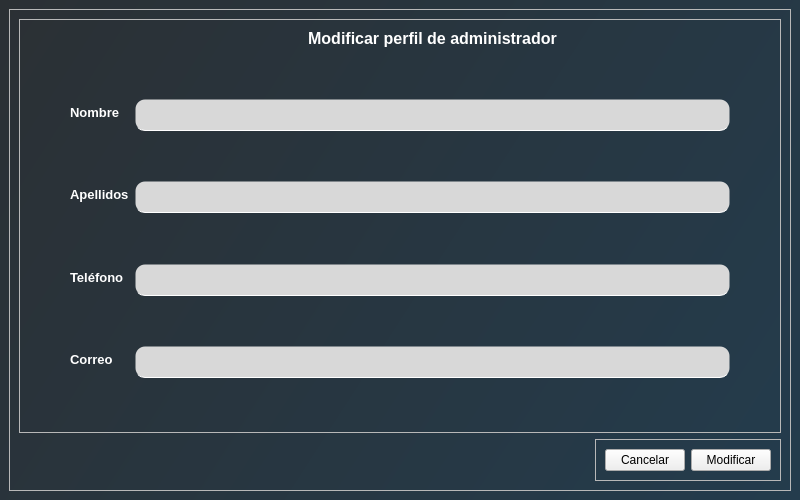
<?xml version="1.0" encoding="UTF-8"?>
<ui version="4.0">
 <class>EditarPerfil</class>
 <widget class="QMainWindow" name="EditarPerfil">
  <property name="geometry">
   <rect>
    <x>0</x>
    <y>0</y>
    <width>800</width>
    <height>500</height>
   </rect>
  </property>
  <property name="minimumSize">
   <size>
    <width>800</width>
    <height>500</height>
   </size>
  </property>
  <property name="maximumSize">
   <size>
    <width>800</width>
    <height>500</height>
   </size>
  </property>
  <property name="windowTitle">
   <string>Editar Perfil</string>
  </property>
  <property name="styleSheet">
   <string notr="true">QMainWindow{
background:qlineargradient(x1:0, y1:0, x2:2.5 y2:1, stop:0 #2B3034, stop:1 #1C4968);
}</string>
  </property>
  <widget class="QWidget" name="centralwidget">
   <layout class="QGridLayout" name="gridLayout">
    <item row="0" column="0">
     <widget class="QFrame" name="frame">
      <property name="styleSheet">
       <string notr="true">QLineEdit{
border:1px solid rgba(0,0,0,0);
background-color: rgb(216, 216, 216);
border-radius:10px;
border-bottom-color:rgba(255,255,255,255);
color:rgb(0,0,0);
font: 75 10pt &quot;MS Shell Dlg 2&quot;;
padding:7px;
}

QLabel{
color:white;
}
</string>
      </property>
      <property name="frameShape">
       <enum>QFrame::StyledPanel</enum>
      </property>
      <property name="frameShadow">
       <enum>QFrame::Raised</enum>
      </property>
      <layout class="QVBoxLayout" name="verticalLayout">
       <item>
        <widget class="QFrame" name="frame_2">
         <property name="sizePolicy">
          <sizepolicy hsizetype="Preferred" vsizetype="Expanding">
           <horstretch>0</horstretch>
           <verstretch>0</verstretch>
          </sizepolicy>
         </property>
         <property name="frameShape">
          <enum>QFrame::StyledPanel</enum>
         </property>
         <property name="frameShadow">
          <enum>QFrame::Raised</enum>
         </property>
         <layout class="QFormLayout" name="formLayout">
          <property name="leftMargin">
           <number>50</number>
          </property>
          <property name="rightMargin">
           <number>50</number>
          </property>
          <item row="2" column="0">
           <widget class="QLabel" name="label">
            <property name="font">
             <font>
              <pointsize>10</pointsize>
              <weight>75</weight>
              <bold>true</bold>
             </font>
            </property>
            <property name="text">
             <string>Nombre</string>
            </property>
           </widget>
          </item>
          <item row="2" column="1">
           <widget class="QLineEdit" name="nombre_perfil_editar_txt"/>
          </item>
          <item row="4" column="0">
           <widget class="QLabel" name="label_2">
            <property name="font">
             <font>
              <pointsize>10</pointsize>
              <weight>75</weight>
              <bold>true</bold>
             </font>
            </property>
            <property name="text">
             <string>Apellidos</string>
            </property>
           </widget>
          </item>
          <item row="4" column="1">
           <widget class="QLineEdit" name="apellidos_perfil_editar_txt"/>
          </item>
          <item row="6" column="0">
           <widget class="QLabel" name="label_3">
            <property name="font">
             <font>
              <pointsize>10</pointsize>
              <weight>75</weight>
              <bold>true</bold>
             </font>
            </property>
            <property name="text">
             <string>Teléfono</string>
            </property>
           </widget>
          </item>
          <item row="6" column="1">
           <widget class="QLineEdit" name="telefono_perfil_editar_txt"/>
          </item>
          <item row="8" column="0">
           <widget class="QLabel" name="label_4">
            <property name="font">
             <font>
              <pointsize>10</pointsize>
              <weight>75</weight>
              <bold>true</bold>
             </font>
            </property>
            <property name="text">
             <string>Correo</string>
            </property>
           </widget>
          </item>
          <item row="8" column="1">
           <widget class="QLineEdit" name="correo_perfil_editar_txt"/>
          </item>
          <item row="3" column="1">
           <spacer name="verticalSpacer">
            <property name="orientation">
             <enum>Qt::Vertical</enum>
            </property>
            <property name="sizeHint" stdset="0">
             <size>
              <width>20</width>
              <height>40</height>
             </size>
            </property>
           </spacer>
          </item>
          <item row="5" column="1">
           <spacer name="verticalSpacer_2">
            <property name="orientation">
             <enum>Qt::Vertical</enum>
            </property>
            <property name="sizeHint" stdset="0">
             <size>
              <width>20</width>
              <height>40</height>
             </size>
            </property>
           </spacer>
          </item>
          <item row="7" column="1">
           <spacer name="verticalSpacer_3">
            <property name="orientation">
             <enum>Qt::Vertical</enum>
            </property>
            <property name="sizeHint" stdset="0">
             <size>
              <width>20</width>
              <height>40</height>
             </size>
            </property>
           </spacer>
          </item>
          <item row="9" column="1">
           <spacer name="verticalSpacer_4">
            <property name="orientation">
             <enum>Qt::Vertical</enum>
            </property>
            <property name="sizeHint" stdset="0">
             <size>
              <width>20</width>
              <height>40</height>
             </size>
            </property>
           </spacer>
          </item>
          <item row="1" column="1">
           <spacer name="verticalSpacer_5">
            <property name="orientation">
             <enum>Qt::Vertical</enum>
            </property>
            <property name="sizeHint" stdset="0">
             <size>
              <width>20</width>
              <height>40</height>
             </size>
            </property>
           </spacer>
          </item>
          <item row="0" column="1">
           <widget class="QLabel" name="label_5">
            <property name="font">
             <font>
              <pointsize>12</pointsize>
              <weight>75</weight>
              <bold>true</bold>
             </font>
            </property>
            <property name="text">
             <string>Modificar perfil de administrador</string>
            </property>
            <property name="alignment">
             <set>Qt::AlignCenter</set>
            </property>
           </widget>
          </item>
         </layout>
        </widget>
       </item>
       <item alignment="Qt::AlignRight|Qt::AlignBottom">
        <widget class="QFrame" name="frame_3">
         <property name="frameShape">
          <enum>QFrame::StyledPanel</enum>
         </property>
         <property name="frameShadow">
          <enum>QFrame::Raised</enum>
         </property>
         <layout class="QHBoxLayout" name="horizontalLayout">
          <item>
           <widget class="QPushButton" name="cancelar_perfil_btn">
            <property name="text">
             <string>Cancelar</string>
            </property>
           </widget>
          </item>
          <item>
           <widget class="QPushButton" name="Modificar_perfil_btn">
            <property name="text">
             <string>Modificar</string>
            </property>
           </widget>
          </item>
         </layout>
        </widget>
       </item>
      </layout>
     </widget>
    </item>
   </layout>
  </widget>
 </widget>
 <resources/>
 <connections/>
</ui>
